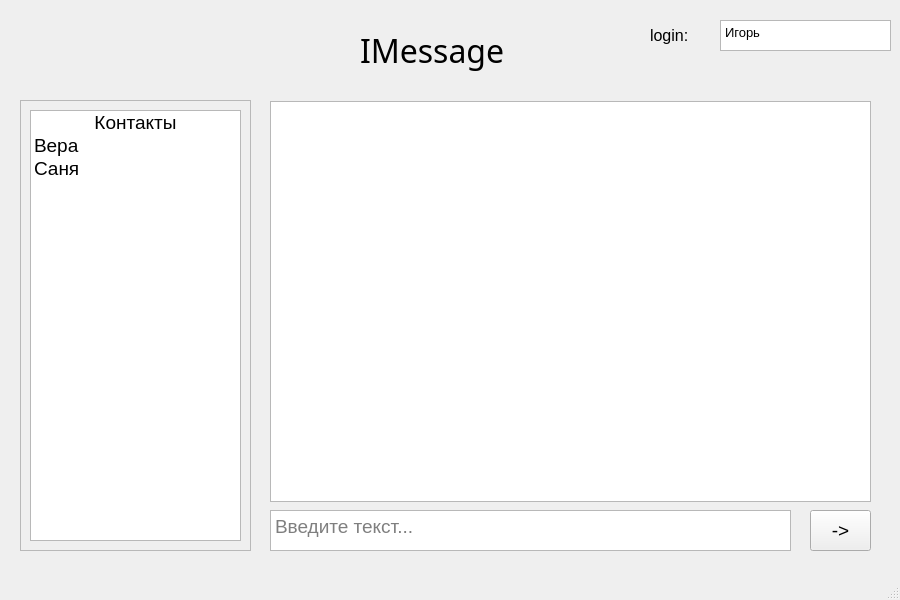
<?xml version="1.0" encoding="UTF-8"?>
<ui version="4.0">
 <class>MainWindow</class>
 <widget class="QMainWindow" name="MainWindow">
  <property name="geometry">
   <rect>
    <x>0</x>
    <y>0</y>
    <width>900</width>
    <height>600</height>
   </rect>
  </property>
  <property name="minimumSize">
   <size>
    <width>900</width>
    <height>600</height>
   </size>
  </property>
  <property name="maximumSize">
   <size>
    <width>900</width>
    <height>600</height>
   </size>
  </property>
  <property name="font">
   <font>
    <pointsize>14</pointsize>
   </font>
  </property>
  <property name="windowTitle">
   <string>MainWindow</string>
  </property>
  <widget class="QWidget" name="centralwidget">
   <widget class="QLabel" name="Title">
    <property name="geometry">
     <rect>
      <x>360</x>
      <y>10</y>
      <width>171</width>
      <height>81</height>
     </rect>
    </property>
    <property name="font">
     <font>
      <family>Microsoft YaHei Light</family>
      <pointsize>24</pointsize>
     </font>
    </property>
    <property name="text">
     <string>IMessage</string>
    </property>
   </widget>
   <widget class="QTextEdit" name="messegeArea">
    <property name="geometry">
     <rect>
      <x>270</x>
      <y>510</y>
      <width>521</width>
      <height>41</height>
     </rect>
    </property>
    <property name="placeholderText">
     <string>Введите текст...</string>
    </property>
   </widget>
   <widget class="QPushButton" name="sendButton">
    <property name="geometry">
     <rect>
      <x>810</x>
      <y>510</y>
      <width>61</width>
      <height>41</height>
     </rect>
    </property>
    <property name="text">
     <string>-&gt;</string>
    </property>
   </widget>
   <widget class="QScrollArea" name="contactsArea">
    <property name="geometry">
     <rect>
      <x>20</x>
      <y>100</y>
      <width>231</width>
      <height>451</height>
     </rect>
    </property>
    <property name="widgetResizable">
     <bool>true</bool>
    </property>
    <widget class="QWidget" name="scrollAreaWidgetContents">
     <property name="geometry">
      <rect>
       <x>0</x>
       <y>0</y>
       <width>229</width>
       <height>449</height>
      </rect>
     </property>
     <layout class="QVBoxLayout" name="verticalLayout">
      <item>
       <widget class="QListWidget" name="contacts">
        <property name="lineWidth">
         <number>4</number>
        </property>
        <property name="spacing">
         <number>8</number>
        </property>
        <item>
         <property name="text">
          <string>Контакты</string>
         </property>
         <property name="textAlignment">
          <set>AlignCenter</set>
         </property>
        </item>
        <item>
         <property name="text">
          <string>Вера</string>
         </property>
        </item>
        <item>
         <property name="text">
          <string>Саня</string>
         </property>
        </item>
       </widget>
      </item>
     </layout>
    </widget>
   </widget>
   <widget class="QTextBrowser" name="textArea">
    <property name="geometry">
     <rect>
      <x>270</x>
      <y>101</y>
      <width>601</width>
      <height>401</height>
     </rect>
    </property>
    <property name="font">
     <font>
      <family>Microsoft YaHei UI Light</family>
      <pointsize>14</pointsize>
     </font>
    </property>
   </widget>
   <widget class="QLabel" name="label">
    <property name="geometry">
     <rect>
      <x>650</x>
      <y>20</y>
      <width>61</width>
      <height>31</height>
     </rect>
    </property>
    <property name="font">
     <font>
      <family>Microsoft YaHei UI</family>
      <pointsize>12</pointsize>
     </font>
    </property>
    <property name="text">
     <string>login:</string>
    </property>
   </widget>
   <widget class="QTextBrowser" name="textBrowser">
    <property name="geometry">
     <rect>
      <x>720</x>
      <y>20</y>
      <width>171</width>
      <height>31</height>
     </rect>
    </property>
    <property name="font">
     <font>
      <pointsize>10</pointsize>
     </font>
    </property>
    <property name="html">
     <string>&lt;!DOCTYPE HTML PUBLIC &quot;-//W3C//DTD HTML 4.0//EN&quot; &quot;http://www.w3.org/TR/REC-html40/strict.dtd&quot;&gt;
&lt;html&gt;&lt;head&gt;&lt;meta name=&quot;qrichtext&quot; content=&quot;1&quot; /&gt;&lt;style type=&quot;text/css&quot;&gt;
p, li { white-space: pre-wrap; }
&lt;/style&gt;&lt;/head&gt;&lt;body style=&quot; font-family:'MS Shell Dlg 2'; font-size:10pt; font-weight:400; font-style:normal;&quot;&gt;
&lt;p style=&quot; margin-top:0px; margin-bottom:0px; margin-left:0px; margin-right:0px; -qt-block-indent:0; text-indent:0px;&quot;&gt;Игорь&lt;/p&gt;&lt;/body&gt;&lt;/html&gt;</string>
    </property>
   </widget>
  </widget>
  <widget class="QStatusBar" name="statusbar"/>
 </widget>
 <resources/>
 <connections/>
</ui>
